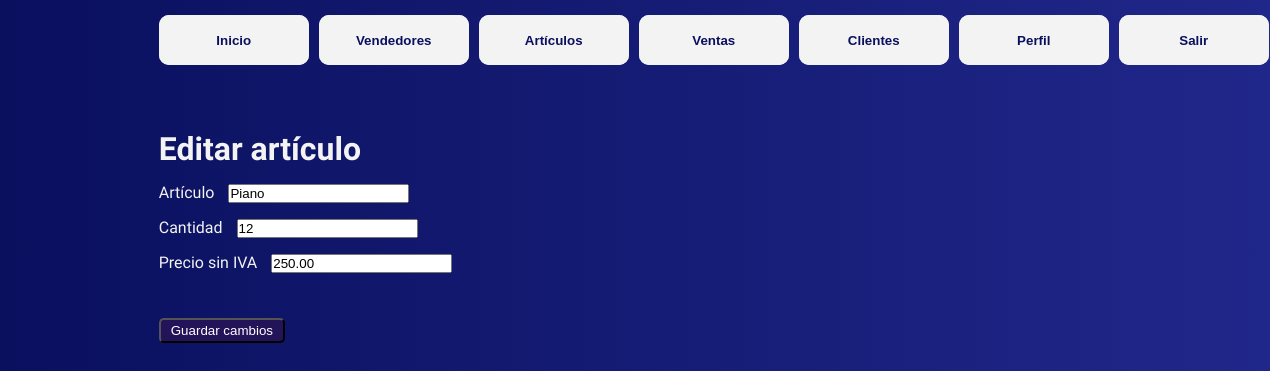
Page /editar_articulo/15/ (signed in) on the committed database.
### gestordeventas/models.py (models this page shows, shortened)
class Articulos(models.Model):
    articulo = models.CharField(max_length=20)
    cantidad = models.IntegerField()
    precio_s_iva = models.DecimalField(max_digits=10, decimal_places=2, null=False, default=0)
    precio_c_iva = models.DecimalField(max_digits=10, decimal_places=2, null=True)

### gestordeventas/views.py (the view)
# urls.py: path('editar_articulo/<int:articulo_id>/', views.editar_articulo, name='editar_articulo'),
@login_required
def editar_articulo(request, articulo_id):
    title = "Editar artículo"
    artic = get_object_or_404(Articulos, id=articulo_id)
    if request.method == 'POST':
        form = EditarArticulo(request.POST, instance=artic)
        if form.is_valid():
            articulo = form.cleaned_data['articulo']
            cantidad = form.cleaned_data['cantidad']
            precio_s_iva = form.cleaned_data['precio_s_iva']
            artic.articulo = articulo
            artic.cantidad = cantidad
            artic.precio_s_iva = Decimal(precio_s_iva)
            artic.precio_c_iva = precio_s_iva * Decimal('1.21')
            artic.save()
            return redirect ('articulos')
    else:
        form = EditarArticulo(instance=artic)
    return render(request, 'articulos/editar_articulo.html',
                  {'form': form,
                   'title': title
                   })

### gestordeventas/forms.py
class EditarArticulo(forms.ModelForm):
    class Meta:
        model = Articulos
        fields = ['articulo', 'cantidad', 'precio_s_iva']
        labels = {
            'articulo': 'Artículo',
            'cantidad': 'Cantidad',
            'precio_s_iva': 'Precio sin IVA'
        }
        widgets = {
            'articulo': forms.TextInput(attrs={'autocomplete': 'on'}),
            'cantidad': forms.NumberInput(attrs={'autocomplete': 'on'}),
            'precio_s_iva': forms.NumberInput(attrs={'autocomplete': 'on'}),
        }

### gestordeventas/templates/articulos/editar_articulo.html (shortened to what this page needs)
{% extends 'layouts/base.html' %}
{% load static %}
{% block content %}
<div class="container fade-in">
    <h1>{{title}}</h1>
<div class="form-agregar-editar">
    <form method="POST">
        <div>
            {{ form.articulo.label }}
            {{ form.articulo }}
        </div>
        <div>
            {{ form.cantidad.label }}
            {{ form.cantidad }}
        </div>
        <div>
            {{ form.precio_s_iva.label }}
            {{ form.precio_s_iva }}
        </div>
        <button type="submit" class= "boton-anadir">Guardar cambios</button>
    </form>
</div>
</div>
{% endblock %}

### gestordeventas/static/styles/main.css (style rules this page uses)
:root { --color-fondo-primario: #0a105e; --color-fondo-secundario: #20278a; --color-blanco: #f3f3f3; --botones-hover: #301b7a; --btns-tablas: #452ca0; --btn-anadir: #23145a; }
* { margin: 0; padding: 0; }
body { flex-direction: column; align-items: center; margin: auto; background: linear-gradient(to right, var(--color-fondo-primario), var(--color-fondo-secundario)); font-family: "Sarabun", sans-serif; color: var(--color-blanco); height: 100vh; width: 75vw; }
.fade-in { opacity: 0; animation: fadeIn 1.5s forwards; }
.container { margin-top: 50px; display: flex; flex-direction: column; height: 100%; width: 100%; }
.boton-anadir { padding: 3px 10px; margin-top: 30px; border-radius: 5px; align-self:flex-start; color: rgb(255, 255, 255); background-color: var(--btn-anadir); cursor: pointer; }
.form-agregar-editar form { display: flex; flex-direction: column; justify-content: center; gap: 15px; margin-top: 15px; }
.form-agregar-editar form input { margin-left: 10px; }

### rows in the picture
Articulos: articulo "Piano", cantidad "12", precio_s_iva "250.00"

### other values in the picture
{{ title }} "Editar artículo"
